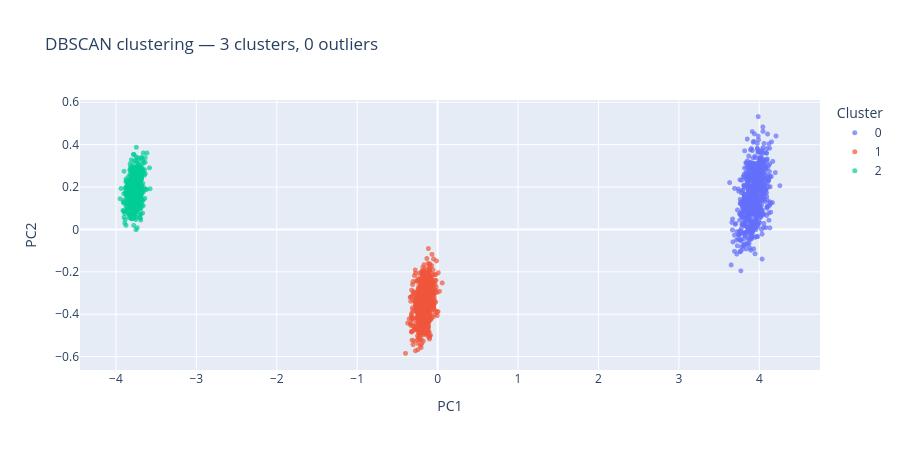

The notebook cell this image was saved under:
### Code cell
from sklearn.cluster import DBSCAN

db = DBSCAN(eps=1.2, min_samples=8)
db_labels = db.fit_predict(X_sc)

n_clusters  = len(set(db_labels)) - (1 if -1 in db_labels else 0)
n_noise     = list(db_labels).count(-1)
print(f"DBSCAN: {n_clusters} clusters, {n_noise} noise points "
      f"({n_noise/len(db_labels)*100:.1f}%)")

fig = px.scatter(
    x=X_2d3[:,0], y=X_2d3[:,1],
    color=db_labels.astype(str),
    title=f"DBSCAN clustering — {n_clusters} clusters, {n_noise} outliers",
    labels={"x":"PC1","y":"PC2","color":"Cluster"},
    opacity=0.7
)
fig.update_traces(marker_size=5)
fig.update_layout(height=450)
fig.show()

### Figure 1 — Plotly figure (JSON) as saved in the notebook; plotly's stock layout.template omitted (floating-point values rounded to 4 significant figures; data arrays with more than 128 entries replaced by an {"elided": "..."} marker saying what was removed)
{"data": [{"hovertemplate": "Cluster=0<br>PC1=%{x}<br>PC2=%{y}<extra></extra>", "legendgroup": "0", "marker": {"color": "#636efa", "opacity": 0.7, "size": 5, "symbol": "circle"}, "mode": "markers", "name": "0", "showlegend": true, "type": "scattergl", "x": {"elided": "700 float values"}, "xaxis": "x", "y": {"elided": "700 float values"}, "yaxis": "y"}, {"hovertemplate": "Cluster=1<br>PC1=%{x}<br>PC2=%{y}<extra></extra>", "legendgroup": "1", "marker": {"color": "#EF553B", "opacity": 0.7, "size": 5, "symbol": "circle"}, "mode": "markers", "name": "1", "showlegend": true, "type": "scattergl", "x": {"elided": "700 float values"}, "xaxis": "x", "y": {"elided": "700 float values"}, "yaxis": "y"}, {"hovertemplate": "Cluster=2<br>PC1=%{x}<br>PC2=%{y}<extra></extra>", "legendgroup": "2", "marker": {"color": "#00cc96", "opacity": 0.7, "size": 5, "symbol": "circle"}, "mode": "markers", "name": "2", "showlegend": true, "type": "scattergl", "x": {"elided": "700 float values"}, "xaxis": "x", "y": {"elided": "700 float values"}, "yaxis": "y"}], "layout": {"height": 450, "legend": {"title": {"text": "Cluster"}, "tracegroupgap": 0}, "title": {"text": "DBSCAN clustering — 3 clusters, 0 outliers"}, "xaxis": {"anchor": "y", "domain": [0, 1], "title": {"text": "PC1"}}, "yaxis": {"anchor": "x", "domain": [0, 1], "title": {"text": "PC2"}}}}
